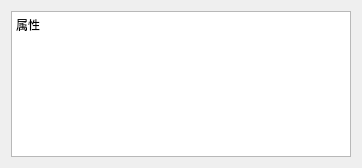
<?xml version="1.0" encoding="UTF-8"?>
<ui version="4.0">
 <class>Form</class>
 <widget class="QWidget" name="Form">
  <property name="geometry">
   <rect>
    <x>0</x>
    <y>0</y>
    <width>362</width>
    <height>168</height>
   </rect>
  </property>
  <property name="windowTitle">
   <string>Form</string>
  </property>
  <layout class="QGridLayout" name="gridLayout">
   <item row="0" column="0">
    <widget class="QPlainTextEdit" name="plainTextEdit">
     <property name="readOnly">
      <bool>true</bool>
     </property>
     <property name="plainText">
      <string>属性</string>
     </property>
    </widget>
   </item>
  </layout>
 </widget>
 <resources/>
 <connections/>
</ui>
